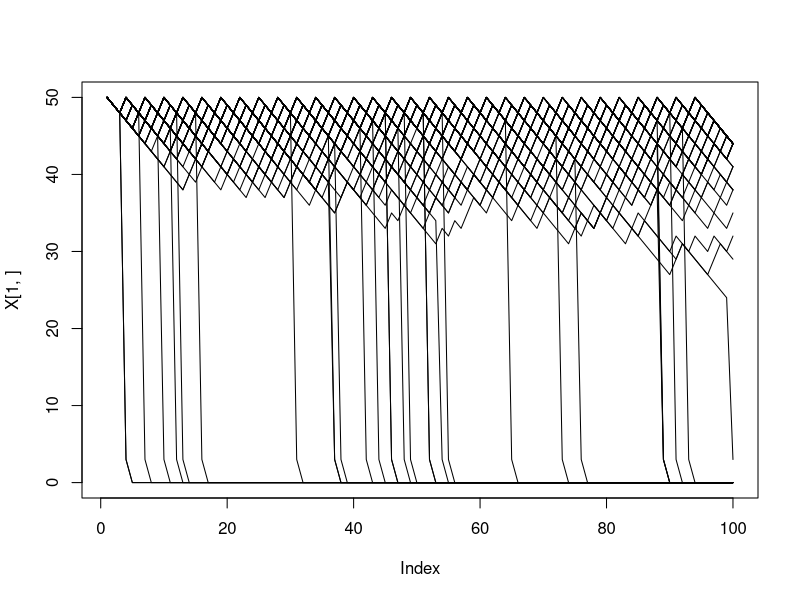
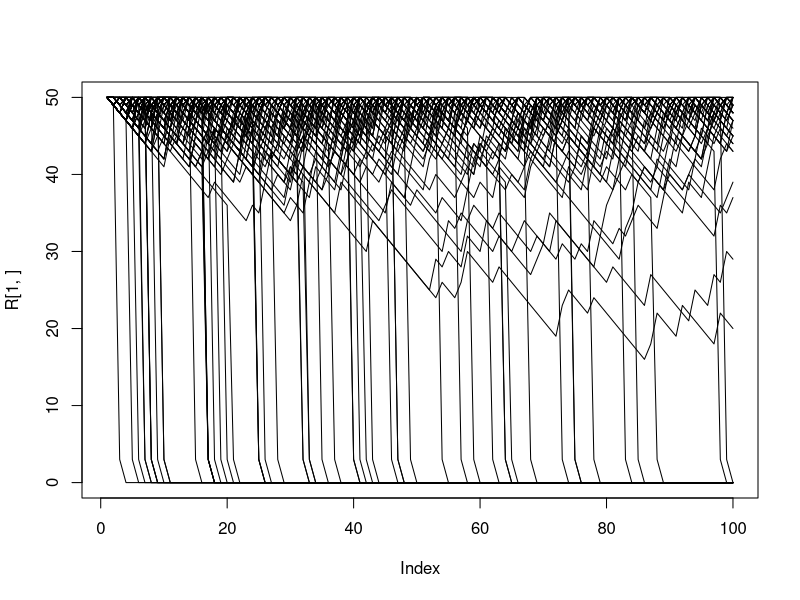

These charts were generated, in order, by the following R code:
tmax <- 100;

xc <- 3;

xmax <- 50;

#cost
c = c(1,1,1);
p = c(0,3,5);
f = c(1,0.4,0.6);
d = c(0,0.004,0.02);
r = c(0.6, 0.6, 0.8);

np = length(c);

S = matrix(0,xmax,tmax);
D = matrix(0,xmax,tmax);

W = matrix(0,xmax,tmax);
D_r = matrix(0,xmax,tmax);

Q = matrix(0,xmax,tmax);
D_q = matrix(0,xmax,tmax);

R = matrix(0,xmax,tmax);

xbar <- 6.5;
for (x in 1:xmax) {
  if (x <= xc) {
    S[x,tmax] <- 0;
  } else {
    # S[x,tmax] <- 1;
    S[x,tmax] <- (x - xc)/(x-xc+xbar);
    W[x,tmax] <- max(r*x)
    Q[x,tmax] <- max(r*x)
    R[x,tmax] <- (1/3)*sum(r*x)
  }
}

#boundary condition function
bc <- function(xvalue) {
  if (xvalue <= xc) {
    xvalue <- xc;
  }
  if (xvalue > xmax) {
    xvalue <- xmax;
  }
  return(xvalue)
}


for (t in seq(tmax-1,1,-1)) {
  
  for (x in (xc+1):xmax) {
    
    value = numeric(np)
    value_r = numeric(np)
    value_q = numeric(np)
    value_R = numeric(np)
    
    for (i in 1:np) {
      
      # what is x if you find food?
      xp <- x - c[i] + p[i];
      
      # what is x if you don't find food?
      xpp <- x - c[i];
      
      xp <- bc(xp);
      
      xpp <- bc(xpp);
      
      value[i] <- (1-d[i])*f[i]*S[xp,t+1] + (1-d[i])*(1-f[i])*S[xpp,t+1];
      value_r[i] <- r[i]*x + (1-d[i])*f[i]*W[xp,t+1] + (1-d[i])*(1-f[i])*W[xpp,t+1];
      value_q[i] <- r[i]*x + (1-d[i])*f[i]*Q[xp,t+1] + (1-d[i])*(1-f[i])*Q[xpp,t+1];
      value_R[i] <- r[i]*x + (1-d[i])*f[i]*R[xp,t+1] + (1-d[i])*(1-f[i])*R[xpp,t+1];
      
    } # end i loop
    
    maxvalue <- max(value);
    maxvalue_r <- max(value_r)
    maxvalue_q <- value_q[3];
    maxvalue_R <- mean(value_R);
    
    istar <- which(value == maxvalue);
    istar_r <- which(value_r == maxvalue_r);
    istar_q <- 3
    
    S[x,t] <- maxvalue;
    D[x,t] <- istar;
    
    W[x,t] <- maxvalue_r;
    D_r[x,t] <- istar_r;
    
    Q[x,t] <- maxvalue_q;
    D_q[x,t] <- istar_q;
    
    R[x,t] <- maxvalue_R;
    
  }
  
  
}


n = 100;
X = matrix(0,n,tmax);
R = matrix(0,n,tmax);
#Initial state
X[,1] = xmax;
R[,1] = xmax;


for (t in 1:(tmax-1)) {
  for (i in 1:n) {
    state = X[i,t];
    
    #Only go through this if the individual is still alive
    if (state > xc) {
      #which activity do I choose?
      dec = D[state,t];
      #Do I die during this activity?
      d_draw = runif(1);
      
      #IF you survive, look for food
      if (d_draw > d[dec]) {
        
        #Do I find food during this activity?
        f_draw = runif(1);
        
        if (f_draw < f[dec]) {
          #Do find food
          newstate = state + p[dec] -c[dec];
        } else {
          #Don't find food
          newstate = state - c[dec];
          
        }
        
        #Apply boundary conditions
        newstate = bc(newstate);
        
      } else {
        newstate = xc;
      }
      
      #update state for next time interval
      X[i,t+1] = newstate;
    }
  }
}


plot(X[1,],type='l',ylim=c(0,xmax))
for (i in 2:n) {
  lines(X[i,])
}


n = 100;
R = matrix(0,n,tmax);
#Initial state
R[,1] = xmax;


for (t in 1:(tmax-1)) {
  for (i in 1:n) {
    
    state = R[i,t];
    
    #Only go through this if the individual is still alive
    if (state > xc) {
      
      #which activity do I choose?
      # dec = D[state,t];
      dec = sample(c(1,2,3),1);
      
      #Do I die during this activity?
      d_draw = runif(1);
      
      #IF you survive, look for food
      if (d_draw > d[dec]) {
        
        #Do I find food during this activity?
        f_draw = runif(1);
        
        if (f_draw < f[dec]) {
          #Do find food
          newstate = state + p[dec] -c[dec];
        } else {
          #Don't find food
          newstate = state - c[dec];
          
        }
        
        #Apply boundary conditions
        newstate = bc(newstate);
        
      } else {
        newstate = xc;
      }
      
      #update state for next time interval
      R[i,t+1] = newstate;
    }
  }
}

plot(R[1,],type='l',ylim=c(0,xmax))
for (i in 2:n) {
  lines(R[i,])
}
